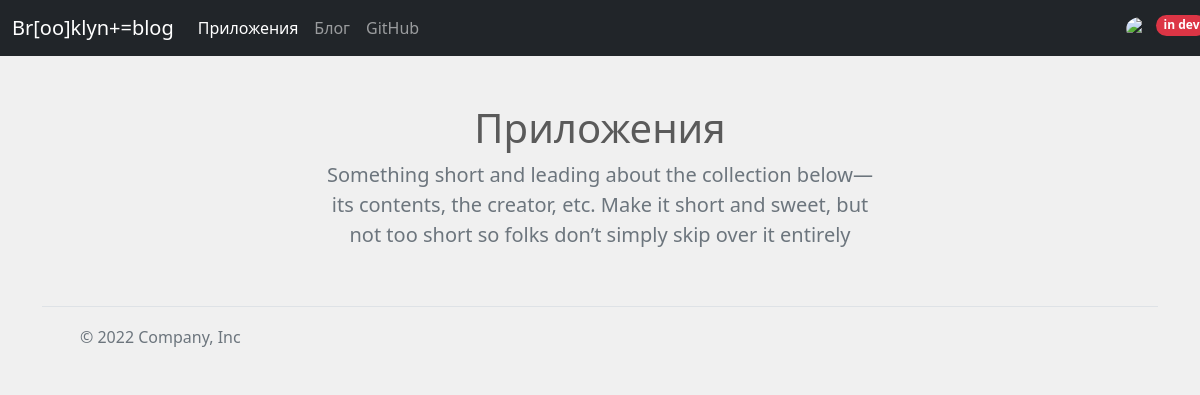
The app's page /apps/ (signed in), older data.
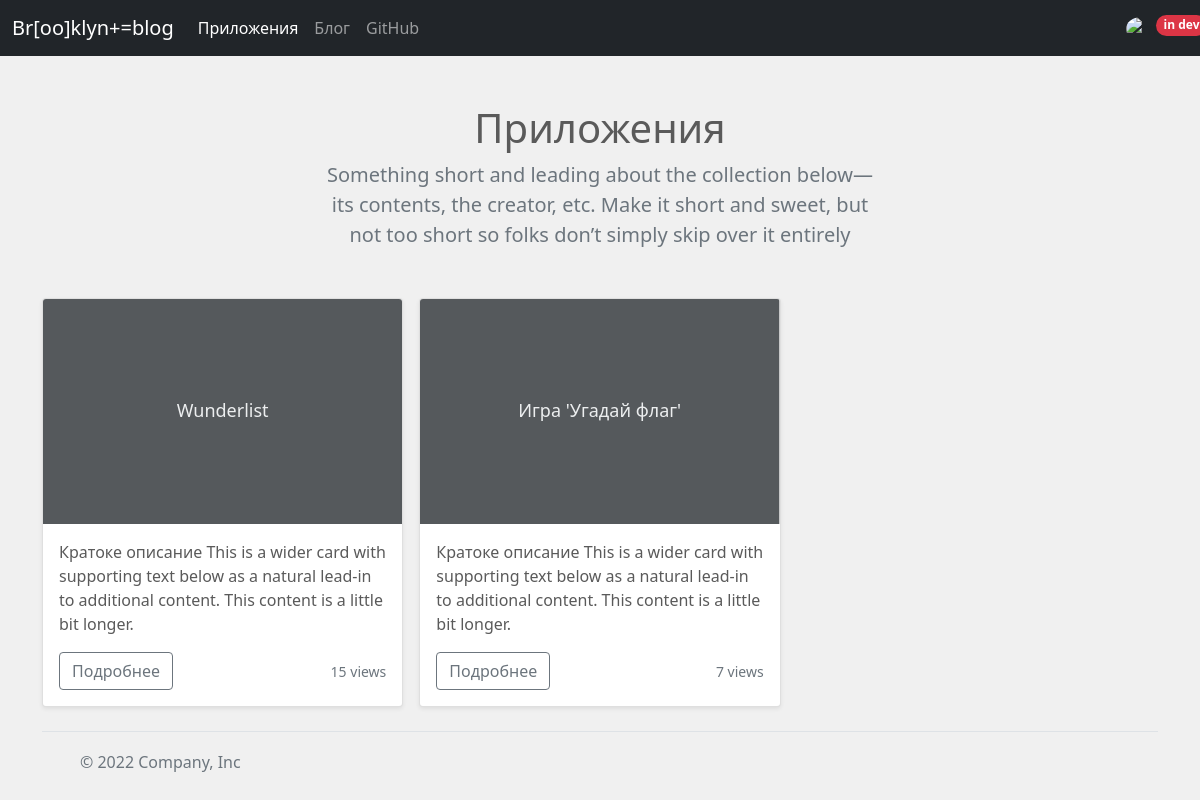
The same page, newer data.
### blog/models.py (models this page shows, shortened)
class App(models.Model):
    title = models.CharField(max_length=100)
    logo_url = models.CharField(max_length=200, blank=True)
    slug = models.CharField(max_length=100)
    short_desc = models.TextField(default='Нет описания', blank=True)
    text = models.TextField(default=None)
    img1_url = models.CharField(max_length=200, blank=True)
    img2_url = models.CharField(max_length=200, blank=True)
    img3_url = models.CharField(max_length=200, blank=True)
    link1 = models.CharField(max_length=200, blank=True)
    link2 = models.CharField(max_length=200, blank=True)
    link3 = models.CharField(max_length=200, blank=True)
    views_count = models.IntegerField()
    check_status_url = models.CharField(max_length=200, blank=True)
    is_active = models.BooleanField(default=False)
    app_url = models.CharField(max_length=200, blank=True)
    class Meta:
        verbose_name = 'App'
        verbose_name_plural = 'Apps'

### blog/views.py (the view)
# urls.py: path('apps/', apps, name='apps'),
def apps(request):
    apps = App.objects.order_by('-views_count')
    return render(request, 'applications.html', {'apps': apps})

### blog/templates/applications.html
{% extends 'base.html' %}
{% load static %}
{% block content %}
<div class="body-bg">
<section class="text-center container">
    <div class="row py-lg-5 cat-header">
      <div class="col-lg-6 col-md-8 mx-auto">
        <h1 class="fw-light">Приложения</h1>
        <p class="lead text-muted">Something short and leading about the collection below—its contents, the creator,
          etc. Make it short and sweet, but not too short so folks don’t simply skip over it entirely</p>
      </div>
    </div>
  </section>
    <div class="container custom-mrg">
      <div class="row row-cols-1 row-cols-sm-2 row-cols-md-3 g-3">
          {% for app in apps %}
        <div class="col">
          <div class="card shadow-sm">
           <svg class="bd-placeholder-img card-img-top" width="100%" height="225" xmlns="http://www.w3.org/2000/svg"
                role="img" aria-label="Placeholder: Thumbnail" preserveAspectRatio="xMidYMid slice"
                focusable="false"><title>Placeholder</title><rect width="100%" height="100%" fill="#55595c"/><text
                   x="50%" y="50%" fill="#eceeef" dy=".3em">{{ app.title }}</text></svg>
            <div class="card-body">
              <p class="card-text">Кратоке описание This is a wider card with supporting text below as a natural lead-in
                  to additional content. This content is a little bit longer.</p>
              <div class="d-flex justify-content-between align-items-center">
                <div class="btn-group">
                  <a href="{% url 'app' app.slug %}" class="btn btn-outline-secondary" type="button">Подробнее</a>
                </div>
                <small class="text-muted">{{ app.views_count }} views </small>
              </div>
            </div>
          </div>
        </div>
        {% endfor %}
      </div>
  </div>
  </div>
{% endblock %}

### blog/templates/base.html (shortened to what this page needs)
{% load static %}
<!doctype html>
<html lang="en">
  <head>
   <link href="{% static 'bootstrap/css/bootstrap.min.css' %}" rel="stylesheet">
   <link href="{% static 'css/carousel.css' %}" rel="stylesheet">
  </head>
  <body>
<header>
  <nav class="navbar navbar-expand-md navbar-dark fixed-top bg-dark">
    <div class="container-fluid">
      <a class="navbar-brand" href="{% url 'start' %}">Br[oo]klyn+=blog</a>
      <div class="collapse navbar-collapse" id="navbarCollapse">
        {% with url_name=request.resolver_match.url_name %}
        <ul class="navbar-nav me-auto mb-2 mb-md-0">
          <li class="nav-item">
            <a class="nav-link {% if url_name == 'apps' %}active{% endif %}" aria-current="page"
               href="{% url 'apps' %}">Приложения</a>
          </li>
          <li class="nav-item">
            <a class="nav-link  {% if url_name == 'blog' %}active{% endif %}" aria-current="page" href="{% url 'blog' %}">Блог</a>
          </li>
          <li class="nav-item">
            <a class="nav-link " href="https://github.com/artklk12">GitHub</a>
          </li>
        </ul>
        {% endwith %}
         {% if request.user.is_authenticated %}
        <div class="dropdown text-end profile-dropdown">
          <a role="button" href="#" class="d-block link-dark text-decoration-none dropdown-toggle" data-bs-toggle="dropdown"
              aria-expanded="false">
            <img src="https://github.com/mdo.png" alt="mdo" width="60" height="60" class="rounded-circle"><span
                class="position-absolute  badge rounded-pill bg-danger">in
              dev</span>
          </a>
        </div>
         {% else %}
        <div class="text-end">
          <a class="btn btn-outline-light me-2" href="{% url 'login' %}">Login</a>
          <a class="btn btn-warning" href="{% url 'register' %}">Sign-up</a>
        </div>
        {% endif %}
      </div>
    </div>
  </nav>
</header>
<main>
    {% block content %}
    {% endblock %}
<div class="container">
  <footer class="d-flex flex-wrap justify-content-between align-items-center py-3 border-top">
    <div class="col-md-4 d-flex align-items-center">
      <a href="/" class="mb-3 me-2 mb-md-0 text-muted text-decoration-none lh-1">
        <svg class="bi" width="30" height="24"><use xlink:href="#bootstrap"></use></svg>
      </a>
      <span class="mb-3 mb-md-0 text-muted">© 2022 Company, Inc</span>
    </div>
    <ul class="nav col-md-4 justify-content-end list-unstyled d-flex">
      <li class="ms-3"><a class="text-muted" href="#"><svg class="bi" width="24" height="24"><use xlink:href="#twitter"></use></svg></a></li>
      <li class="ms-3"><a class="text-muted" href="#"><svg class="bi" width="24" height="24"><use xlink:href="#instagram"></use></svg></a></li>
      <li class="ms-3"><a class="text-muted" href="#"><svg class="bi" width="24" height="24"><use xlink:href="#facebook"></use></svg></a></li>
    </ul>
  </footer>
</div>
</main>
  </body>
</html>

### myblog/static/css/carousel.css (style rules this page uses)
html { height: 100%; }
body { padding-top: 3rem; color: #5a5a5a; height: 100%; background: #f0f0f0; }
.cat-header { padding-top: 2rem!important; padding-bottom: 2rem!important; }
.custom-mrg { margin-bottom: 1.5rem; }
.profile-dropdown { margin-right: 1rem; }
@media (min-width: 1000px) { img { max-width: 45%; height:auto !important; } }
.body-bg { padding-top: 1.5rem; height: 100%; }

### blog/templates/base.html (style rules this page uses)
.bd-placeholder-img { font-size: 1.125rem; text-anchor: middle; -webkit-user-select: none; -moz-user-select: none; user-select: none; }
.bi { vertical-align: -.125em; fill: currentColor; }

Row changes from the older to the newer data that the page shows:
added App: title "Wunderlist", views_count "15"
added App: title "Игра 'Угадай флаг'", views_count "7"
